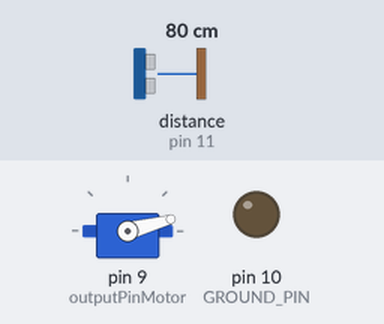
A sketch run on a simulated Arduino Uno, built with avr-gcc and run on an emulated ATmega328P. Parts: servo, output pins drawn as LEDs (lit = HIGH). Wiring (inferred from the names in the program): ultrasonic range finder: trigger pin 12; echo pin 11. Inputs (shaded band) come from the test bench; at power-on: distance to the obstacle (sensor on pin 11) 80 cm. The echo pulse lasts 58.3 µs per cm; pins used as bus, display or sensor lines are not drawn.

Above: at 1.23 s.
1.3 s: distance to the obstacle (sensor on pin 11) set to 153 cm
2.8 s: distance to the obstacle (sensor on pin 11) set to 2 cm
At 2.97 s:
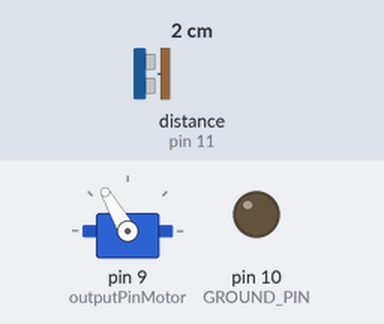
At 3.33 s:
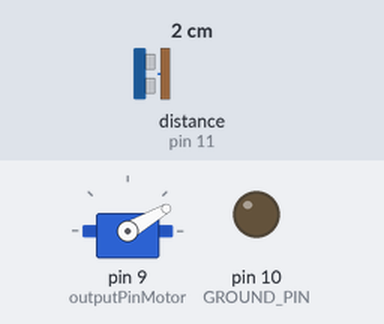
5.8 s: distance to the obstacle (sensor on pin 11) set to 9 cm
8.8 s: distance to the obstacle (sensor on pin 11) set to 183 cm
At 8.8 s:
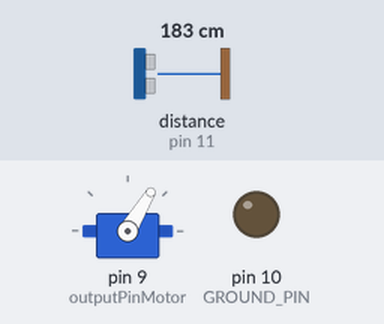
Timing chart, 0 to 11.3 s (numbered marks = the images above; inputs shaded):
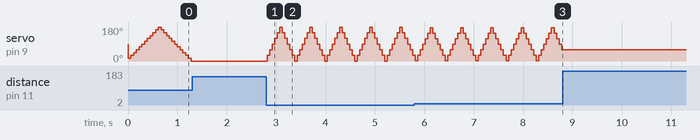

Measured:
- after the input at 1.3 s, servo on pin 9 (outputPinMotor): stops changing and stays 0°
- after the input at 2.8 s, servo on pin 9 (outputPinMotor): 0° → 30° at once, then repeats every 0.61 s: 60° 0.05 s, 90° 0.05 s, 120° 0.05 s, 150° 0.05 s, 180° 0.05 s, 150° 0.05 s, 120° 0.05 s, 90° 0.05 s, 60° 0.05 s, 30° 0.05 s, 0° 0.05 s, 30° 0.05 s
- after the input at 8.8 s, servo on pin 9 (outputPinMotor): stops changing and stays 59°

The sketch:

sketch_jul12a.ino
```cpp
#include <Servo.h>
Servo myservo;

#define VCC_PIN         13
#define TRIGGER_PIN     12
#define ECHO_PIN        11
#define GROUND_PIN      10
#define outputPinMotor  9
#define MAX_DISTANCE    150

// int motorAngle;
int distance;
int shift = 0;
int pos = 0;
boolean spinClockwise = true;

void setup() {
  pinMode(ECHO_PIN,         INPUT) ;
  pinMode(TRIGGER_PIN,      OUTPUT) ;
  pinMode(GROUND_PIN,       OUTPUT);
  pinMode(VCC_PIN,          OUTPUT);
  pinMode(outputPinMotor,   OUTPUT) ;

  myservo.attach(outputPinMotor);

  digitalWrite(GROUND_PIN,  LOW) ;
  digitalWrite(VCC_PIN,     HIGH);

}

void loop() {
  distance = getDistance();

  // motorAngle = map(distance, 0, 50, 0, 180);

  shift = 30 - (map(distance, 0, 150, 0, 30));

  if(spinClockwise == true && pos + shift > 180)
  {
    spinClockwise = false;
  }
  else if (spinClockwise == false && pos - shift < 0)
  {
    spinClockwise = true;
  }

  if(spinClockwise == true)
  {
    pos += shift;
  }
  else if(spinClockwise == false)
  {
    pos -= shift;
  }

  myservo.write(pos);
  delay(50);
}

int getDistance()
{
  int duration;
  float measuredDistance;

  digitalWrite(TRIGGER_PIN, LOW);   // Clears the trigPin
  delayMicroseconds(2);
  digitalWrite(TRIGGER_PIN, HIGH);  // Sets the trigPin on HIGH state for 10 micro seconds
  delayMicroseconds(20);
  digitalWrite(TRIGGER_PIN, LOW);

  duration = pulseIn(ECHO_PIN, HIGH, 12000);
  measuredDistance= duration*0.034/2;       // Calculating the distance

  // if the distance measurement becomes extremely high, it is likely an error.
  // Default to a maximum value of MAX_DISTANCE to identify this condition.
  if (measuredDistance > MAX_DISTANCE)
  {
    measuredDistance = MAX_DISTANCE;
  }

  return measuredDistance;
}
```
